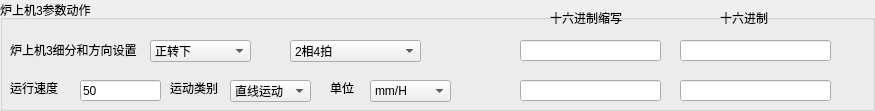
  <widget class="QGroupBox" name="groupBox_3">
   <property name="geometry">
    <rect>
     <x>10</x>
     <y>336</y>
     <width>875</width>
     <height>111</height>
    </rect>
   </property>
   <property name="title">
    <string>炉上机3参数动作</string>
   </property>
   <widget class="QLineEdit" name="hexOmitLineEdit_6">
    <property name="geometry">
     <rect>
      <x>520</x>
      <y>40</y>
      <width>141</width>
      <height>21</height>
     </rect>
    </property>
    <property name="readOnly">
     <bool>true</bool>
    </property>
   </widget>
   <widget class="QLabel" name="label_11">
    <property name="geometry">
     <rect>
      <x>720</x>
      <y>10</y>
      <width>51</width>
      <height>16</height>
     </rect>
    </property>
    <property name="text">
     <string>十六进制</string>
    </property>
   </widget>
   <widget class="QLineEdit" name="hexLineEdit_6">
    <property name="geometry">
     <rect>
      <x>680</x>
      <y>40</y>
      <width>151</width>
      <height>21</height>
     </rect>
    </property>
    <property name="text">
     <string/>
    </property>
    <property name="readOnly">
     <bool>true</bool>
    </property>
   </widget>
   <widget class="QLabel" name="label_12">
    <property name="geometry">
     <rect>
      <x>550</x>
      <y>10</y>
      <width>81</width>
      <height>16</height>
     </rect>
    </property>
    <property name="text">
     <string>十六进制缩写</string>
    </property>
   </widget>
   <widget class="QLabel" name="label_13">
    <property name="geometry">
     <rect>
      <x>10</x>
      <y>40</y>
      <width>131</width>
      <height>20</height>
     </rect>
    </property>
    <property name="text">
     <string>炉上机3细分和方向设置</string>
    </property>
   </widget>
   <widget class="QComboBox" name="directionComboBox_3">
    <property name="geometry">
     <rect>
      <x>150</x>
      <y>40</y>
      <width>101</width>
      <height>22</height>
     </rect>
    </property>
    <item>
     <property name="text">
      <string>正转下</string>
     </property>
    </item>
    <item>
     <property name="text">
      <string>反转上</string>
     </property>
    </item>
   </widget>
   <widget class="QComboBox" name="subdivisionComboBox_3">
    <property name="geometry">
     <rect>
      <x>290</x>
      <y>40</y>
      <width>131</width>
      <height>22</height>
     </rect>
    </property>
    <item>
     <property name="text">
      <string>2相4拍</string>
     </property>
    </item>
    <item>
     <property name="text">
      <string>2细分</string>
     </property>
    </item>
    <item>
     <property name="text">
      <string>4细分</string>
     </property>
    </item>
    <item>
     <property name="text">
      <string>8细分</string>
     </property>
    </item>
   </widget>
   <widget class="QLineEdit" name="hexOmitLineEdit_7">
    <property name="geometry">
     <rect>
      <x>520</x>
      <y>80</y>
      <width>141</width>
      <height>21</height>
     </rect>
    </property>
    <property name="text">
     <string/>
    </property>
    <property name="readOnly">
     <bool>true</bool>
    </property>
   </widget>
   <widget class="QLineEdit" name="hexLineEdit_7">
    <property name="geometry">
     <rect>
      <x>680</x>
      <y>80</y>
      <width>151</width>
      <height>21</height>
     </rect>
    </property>
    <property name="text">
     <string/>
    </property>
    <property name="readOnly">
     <bool>true</bool>
    </property>
   </widget>
   <widget class="QComboBox" name="unitComboBox_3">
    <property name="geometry">
     <rect>
      <x>370</x>
      <y>80</y>
      <width>81</width>
      <height>22</height>
     </rect>
    </property>
    <property name="currentIndex">
     <number>2</number>
    </property>
    <item>
     <property name="text">
      <string>mm/s</string>
     </property>
    </item>
    <item>
     <property name="text">
      <string>mm/min</string>
     </property>
    </item>
    <item>
     <property name="text">
      <string>mm/H</string>
     </property>
    </item>
   </widget>
   <widget class="QLabel" name="label_43">
    <property name="geometry">
     <rect>
      <x>330</x>
      <y>80</y>
      <width>31</width>
      <height>16</height>
     </rect>
    </property>
    <property name="text">
     <string>单位</string>
    </property>
   </widget>
   <widget class="QLineEdit" name="velocityLineEdit_3">
    <property name="geometry">
     <rect>
      <x>80</x>
      <y>80</y>
      <width>81</width>
      <height>21</height>
     </rect>
    </property>
    <property name="text">
     <string>50</string>
    </property>
   </widget>
   <widget class="QLabel" name="label_44">
    <property name="geometry">
     <rect>
      <x>170</x>
      <y>80</y>
      <width>51</width>
      <height>16</height>
     </rect>
    </property>
    <property name="text">
     <string>运动类别</string>
    </property>
   </widget>
   <widget class="QLabel" name="label_45">
    <property name="geometry">
     <rect>
      <x>10</x>
      <y>80</y>
      <width>51</width>
      <height>16</height>
     </rect>
    </property>
    <property name="text">
     <string>运行速度</string>
    </property>
   </widget>
   <widget class="QComboBox" name="typeComboBox_3">
    <property name="geometry">
     <rect>
      <x>230</x>
      <y>80</y>
      <width>81</width>
      <height>22</height>
     </rect>
    </property>
    <item>
     <property name="text">
      <string>直线运动</string>
     </property>
    </item>
    <item>
     <property name="text">
      <string>圆周运动</string>
     </property>
    </item>
   </widget>
  </widget>
